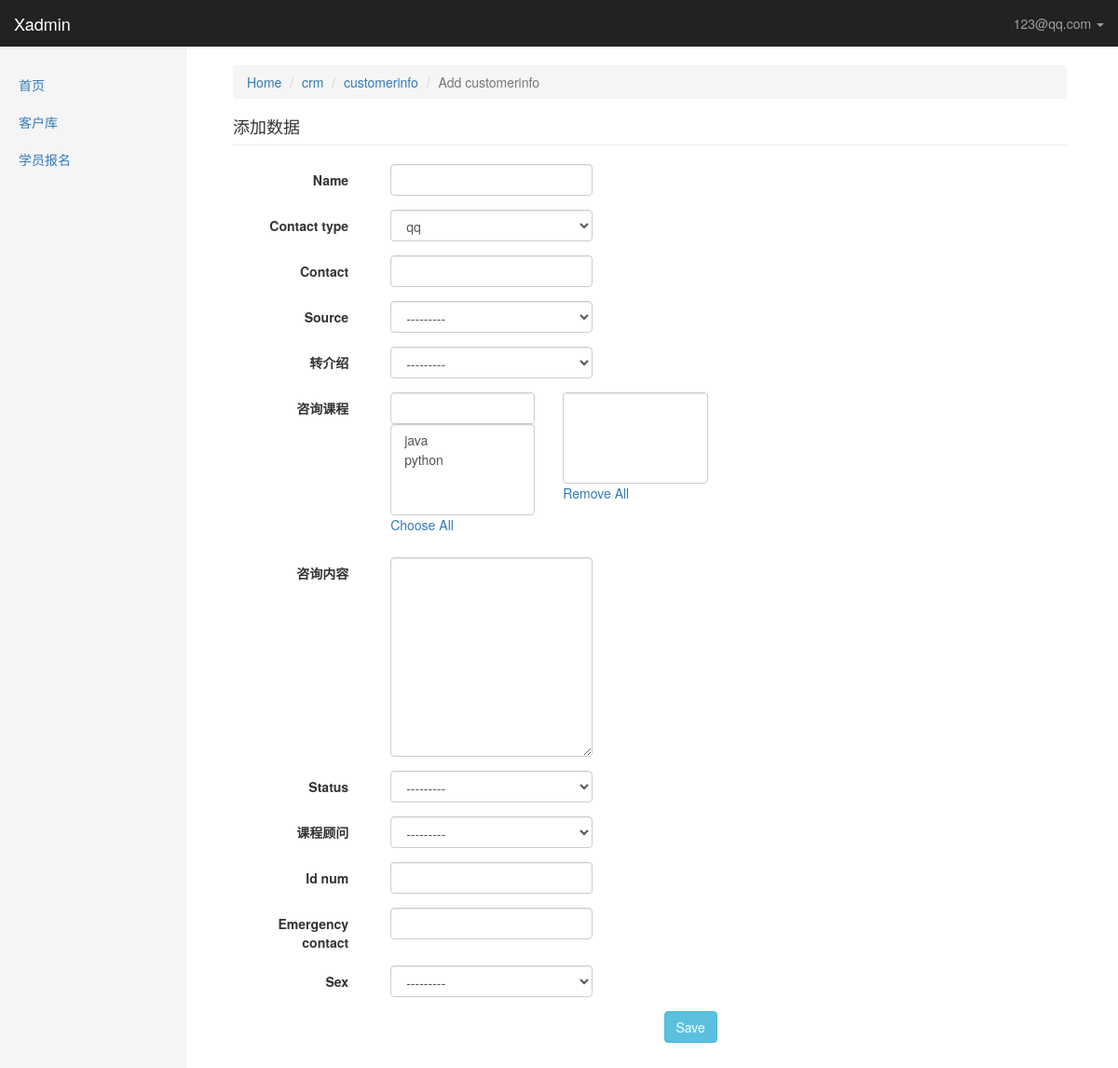
The app's page /xadmin/crm/customerinfo/add/ (signed in) with its own data.
### crm/models.py (models this page shows, shortened)
class UserProfile(AbstractBaseUser, PermissionsMixin):
    """
        自定制创建用户
            python manage createsuperuser
            request.user = userprofile
    """
    email = models.EmailField(
        verbose_name='email address',
        max_length=255,
        unique=True,
    )
    name = models.CharField(max_length=64, verbose_name="姓名")
    is_active = models.BooleanField(default=True)
    is_staff = models.BooleanField(default=True)
    role = models.ManyToManyField("Role", blank=True, null=True)
    objects = UserProfileManager()  # 用户认证
    USERNAME_FIELD = 'email'  # 用email字段当作用户名
    REQUIRED_FIELDS = ['name']
    def __str__(self):  # __unicode__ on Python 2
        return self.email
    class Meta:  # 自定义权限条目 对应auth_permission表
        permissions = (
            ('crm_table_list', '可以查看xadmin每张表里所有的数据'),
            ('crm_table_list_view', '可以访问xadmin表里每条数据的修改页'),
            ('crm_table_list_change', '可以对xadmin表里的每条数据进行修改'),
            ('crm_table_obj_add_view', '可以访问xadmin每张表的数据增加页'),
            ('crm_table_obj_add', '可以对xadmin每张表进行数据添加'),
        )

class Menus(models.Model):
    name = models.CharField(max_length=64)
    url_type_choices = ((0, 'absolute'), (1, 'dynamic'))
    url_type = models.SmallIntegerField(choices=url_type_choices, default=0)
    url_name = models.CharField(max_length=128)
    class Meta:
        unique_together = ('name', 'url_name')

### xadmin/views.py (the view)
# urls.py: url(r'^(\w+)/(\w+)/add/$', views.table_obj_add, name='table_obj_add'),
@login_required
def table_obj_add(request, app_name, model_name):
    admin_class = site.enabled_admins[app_name][model_name]
    model_form = form_handle.create_dynamic_model_form(admin_class, form_add=True)
    if request.method == 'GET':
        form_obj = model_form()
    elif request.method == 'POST':
        form_obj = model_form(data=request.POST)
        if form_obj.is_valid():
            form_obj.save()
            return redirect('/xadmin/%s/%s' % (app_name, model_name))
    return render(request, 'xadmin/table_obj_add.html', locals())  # locals() 返回包含当前范围的局部变量的字典, 包括形参

### crm/models.py (called while the page is built)
    def __str__(self):
        return self.name

    def __str__(self):
        return self.name

### xadmin/form_handle.py (called while the page is built)
def create_dynamic_model_form(admin_class, form_add=False):
    class Meta:
        model = admin_class.model
        fields = '__all__'
        if not form_add:  # change
            exclude = admin_class.readonly_fields
            admin_class.form_add = False  # 这是因为自始至终admin_class实例都是同一个,
        else:
            admin_class.form_add = True
    def __new__(cls, *args, **kwargs):
        for field_name in cls.base_fields:
            filed_obj = cls.base_fields[field_name]
            filed_obj.widget.attrs.update({'class': 'form-control'})  # 自定义mdoelform样式
        return ModelForm.__new__(cls)
    dynamic_form = type('DynamicModelForm', (ModelForm,), {'Meta': Meta, '__new__': __new__})
    return dynamic_form

### xadmin/templatetags/xadmin_tags.py (called while the page is built)
@register.simple_tag
def get_available_m2m_data(field_name, form_obj, admin_class):
    field_obj = admin_class.model._meta.get_field(field_name)
    obj_list = set(field_obj.related_model.objects.all())  # 获取相关联的m2m表的所有数据
    if form_obj.instance.id:  # 如果是添加 form_obj为空
        selected_list = set(getattr(form_obj.instance, field_name).all())  # 获取相关联的m2m表的数据
        return obj_list - selected_list  # 差集
    else:
        return obj_list

@register.simple_tag
def get_selected_m2m_data(field_name, form_obj):
    if form_obj.instance.id:  # 如果是添加 form_obj为空
        return getattr(form_obj.instance, field_name).all()
    else:
        return ''

### xadmin/templates/xadmin/table_obj_add.html
{% extends 'xadmin/index.html' %}
{% load xadmin_tags %}
{% block right-content %}
    <ol class="breadcrumb">
      <li><a href="/xadmin">Home</a></li>
      <li><a href="/xadmin/{{ app_name }}">{{ app_name }}</a></li>
      <li><a href="/xadmin/{{ app_name }}/{{ model_name }}">{{ model_name }}</a></li>
      <li class="active">Add {{ model_name }}</li>
    </ol>
    <h4 class="page-header">添加数据</h4>
{% include 'xadmin/table_obj_change_component.html' %}
{% endblock %}

### xadmin/templates/xadmin/index.html (shortened to what this page needs)
{% extends 'xadmin/base.html' %}
{% block body %}
    <nav class="navbar navbar-inverse navbar-fixed-top">
        <div class="container-fluid">
            <div class="navbar-header">
                <a class="navbar-brand" href="#">Xadmin</a>
            </div>
            <div id="navbar" class="navbar-collapse collapse">
                <ul class="nav navbar-nav navbar-right">
                    <li class="dropdown ">
                        <a href="#" class="dropdown-toggle" data-toggle="dropdown" role="button">{{ request.user }}
                            <span class="caret"></span></a>
                    </li>
                </ul>
            </div>
        </div>
    </nav>
    <div class="container-fluid">
            <div class="col-sm-3 col-md-2 sidebar">
                <ul class="nav nav-sidebar">
                    {% for role in  request.user.role.all %}
                        {% for menu in role.menus.all %}
                            {% if request.path == menu.url_name %}
                                <li class="active">
                                    <a href="{% if menu.url_type == 0 %}{{ menu.url_name }}{% else %}{% url menu.url_name %}{% endif %}">{{ menu.name }}</a>
                                </li>
                            {% else %}
                                <li>
                                    <a href="{% if menu.url_type == 0 %}{{ menu.url_name }}{% else %}{% url menu.url_name %}{% endif %}">{{ menu.name }}</a>
                                </li>
                            {% endif %}
                        {% endfor %}
                    {% endfor %}
                </ul>
            </div>
            <div class="col-sm-9 col-sm-offset-3 col-md-10 col-md-offset-2 main">
                {% block right-content %}{% endblock %}
            </div>
    </div>
{% endblock %}

### xadmin/templates/xadmin/table_obj_change_component.html (shortened to what this page needs)
{% load xadmin_tags %}
<form class="form-horizontal" method="post" onsubmit="VerificationBeforeFormSubmit()">{% csrf_token %}
    {% for field in form_obj %}
        <div class="form-group">
            <label class="col-sm-2 control-label">{{ field.label }}</label>
            <div class="col-sm-10">
                {% if field.name in admin_class.filter_horizontal %}
                    <div class="col-lg-3">
                        <input type="search" class="form-control" oninput="FuzzSearch(this)">
                        <select id="id_{{ field.name }}_from" multiple class="form-control">
                            {% get_available_m2m_data field.name form_obj admin_class as available_m2m_data %}
                            {% for obj in available_m2m_data %}
                                <option ondblclick="MoveSelectedOption(this,'id_{{ field.name }}_to')"
                                        value="{{ obj.id }}">{{ obj }}</option>
                            {% endfor %}
                        </select>
                        <p><a onclick="MoveAllElements('id_{{ field.name }}_from','id_{{ field.name }}_to')">Choose
                            All</a></p>
                    </div>
                    <div class="col-lg-3">
                        <select id="id_{{ field.name }}_to" multiple class="form-control" tag="selected_m2m"
                                name="{{ field.name }}">
                        </select>
                        <p><a onclick="MoveAllElements('id_{{ field.name }}_to','id_{{ field.name }}_from')">Remove
                            All</a></p>
                    </div>
                {% else %}
                    <div class="col-lg-4">{{ field }}</div>
                {% endif %}
            </div>
        </div>
    {% endfor %}
    <div class="form-group">
        <div class="col-sm-offset-6 col-sm-2">
            <button type="submit" class="btn btn-info">Save</button>
        </div>
    </div>
</form>

### static/css/dashboard.css (style rules this page uses)
body { padding-top: 50px; }
.navbar-fixed-top { border: 0; }
.sidebar { display: none; }
@media (min-width: 768px) { .sidebar { position: fixed; top: 51px; bottom: 0; left: 0; z-index: 1000; display: block; padding: 20px; overflow-x: hidden; overflow-y: auto; background-color: #f5f5f5; border-right: 1px solid #eee; } }
.nav-sidebar { margin-right: -21px; margin-bottom: 20px; margin-left: -20px; }
.nav-sidebar > li > a { padding-right: 20px; padding-left: 20px; }
.main { padding: 20px; }
@media (min-width: 768px) { .main { padding-right: 40px; padding-left: 40px; } }
.main .page-header { margin-top: 0; }

### records on screen
UserProfile: user "123@qq.com"
Menus: name "首页"
Menus: name "客户库"
Menus: name "学员报名"

### other values on screen
{{ app_name }} "crm"
{{ model_name }} "customerinfo"
{{ field.label }} "Name" "Contact type" "Contact" "Source" "转介绍" "咨询课程" "咨询内容" "Status" "课程顾问" "Id num" "Emergency contact" "Sex"
